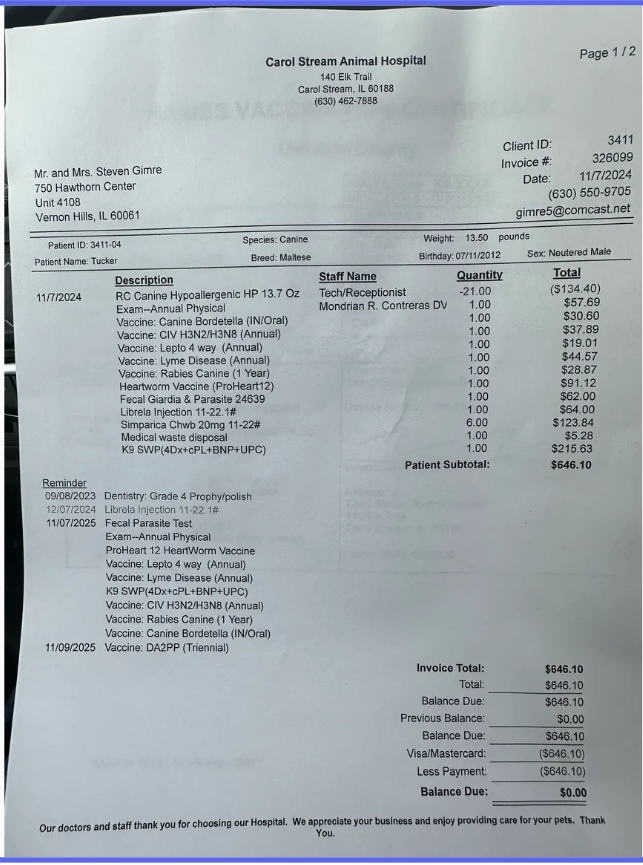
#> input picture data/input/Screenshot 2026-08-28 125053.png, 643 x 865 px; its folder holds only this picture in this run
$ python run_extract_test.py
#> lines starting #> are read from the running program, lines starting #| are printed output that depends on the picture; after the words box and inside, x2 and y2 are one past the last pixel; in counts of white or black regions, pixels touching at a corner belong together
### src/bill_ocr/preprocess.py
"""
Image preprocessing chain for OCR.

Pipeline: load -> grayscale -> (upscale if small) -> denoise -> deskew -> adaptive threshold

Each stage can optionally be written to disk (debug_dir) so the exact image
the OCR engine received is always inspectable.
"""

from __future__ import annotations

import logging
from pathlib import Path

import cv2
import numpy as np

from bill_ocr.errors import FileReadError

logger = logging.getLogger(__name__)

# below this min-side resolution, upscale 2x before anything else
MIN_SIDE_PX = 1500
# only correct tilts up to this many degrees; bigger "angles" are usually
# the detector misfiring on a busy image, not a genuinely rotated document
MAX_DESKEW_ANGLE = 15.0


def preprocess_image(path: str | Path, debug_dir: str | Path | None = None) -> np.ndarray:
    """
    Run the full cleanup chain on an image file.

    Returns:
        Binarized (black/white) numpy array ready for OCR.

    Raises:
        FileReadError: if the file cannot be read as an image.
    """
    path = Path(path)
    img = cv2.imread(str(path))
#> img is the input picture: shape (865, 643, 3); mean B, G, R 178.1, 173.3, 164.3
    if img is None:
        raise FileReadError(f"Could not read image: {path}")
    return preprocess_array(img, name=path.stem, debug_dir=debug_dir)


def preprocess_array(img: np.ndarray, name: str = "image",
                     debug_dir: str | Path | None = None) -> np.ndarray:
    """
    Same cleanup chain as preprocess_image, for an image already in memory
    (BGR or grayscale). Used for rendered PDF pages so nothing touches disk.
    """
#> called with name = 'Screenshot 2026-08-28 125053'
    debug = _DebugWriter(debug_dir, name)

    gray = cv2.cvtColor(img, cv2.COLOR_BGR2GRAY) if img.ndim == 3 else img
    debug.save("1_gray", gray)

    if min(gray.shape) < MIN_SIDE_PX:
        gray = cv2.resize(gray, None, fx=2.0, fy=2.0, interpolation=cv2.INTER_CUBIC)
#> gray: shape (1730, 1286)
        logger.info("%s: upscaled 2x to %dx%d", name, gray.shape[1], gray.shape[0])
        debug.save("2_upscaled", gray)

    denoised = cv2.fastNlMeansDenoising(gray, h=10)
    debug.save("3_denoised", denoised)

    angle = _detect_skew_angle(denoised)
    if abs(angle) > 0.1:
        denoised = _rotate(denoised, angle)
        logger.info("%s: deskewed by %.2f degrees", name, angle)
        debug.save("4_deskewed", denoised)

    binary = cv2.adaptiveThreshold(
        denoised,
        maxValue=255,
        adaptiveMethod=cv2.ADAPTIVE_THRESH_GAUSSIAN_C,
        thresholdType=cv2.THRESH_BINARY,
        blockSize=31,   # neighborhood size each local cutoff is computed from
        C=15,           # bias: how aggressively to call a pixel "white"
    )
    debug.save("5_binary", binary)

    return binary


def _detect_skew_angle(gray: np.ndarray) -> float:
    """
    Estimate document tilt: threshold to find text pixels, take the minimum-area
    rotated rectangle around them -- its angle approximates the document's angle.
    Returns 0.0 when detection is unreliable (angle beyond MAX_DESKEW_ANGLE).
    """
    # invert: text becomes white-on-black, which is what findNonZero needs
    inverted = cv2.bitwise_not(
        cv2.threshold(gray, 0, 255, cv2.THRESH_BINARY + cv2.THRESH_OTSU)[1]
    )
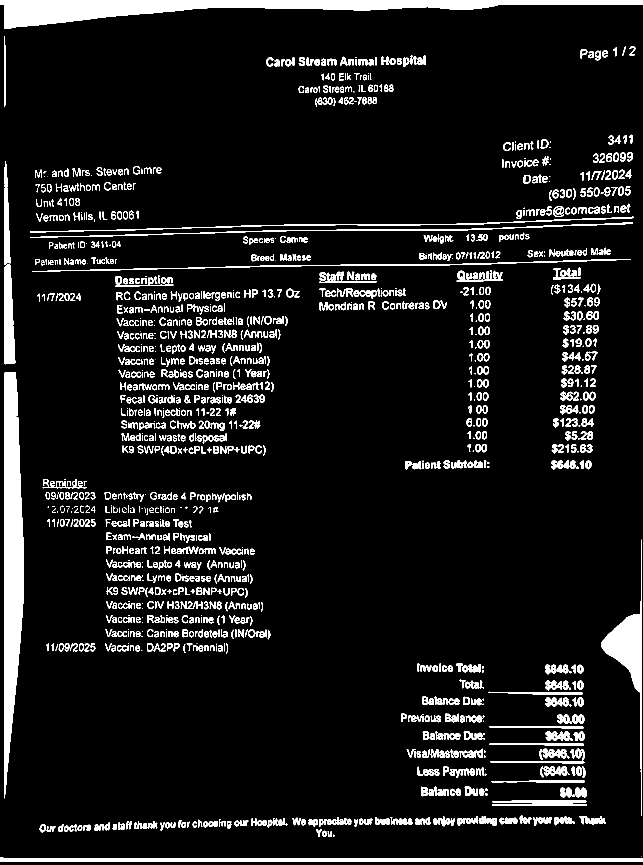
#> inverted: shape (1730, 1286) (shown at 1/2 size); 9.2% white; 1325 white regions (169 under 20 px), largest, box (x1, y1, x2, y2) and area: (0, 0, 1286, 58) 27741, (8, 744, 48, 1597) 23195, (0, 1715, 1286, 1724) 10295
    coords = cv2.findNonZero(inverted)
#> coords = contour of 205684 points, box (x1, y1, x2, y2) (0, 0, 1286, 1724), area 161616
    if coords is None:
        return 0.0

    angle = cv2.minAreaRect(coords)[-1]
#> angle = -90
    # OpenCV reports angles in [-90, 0); normalize to "small tilt around 0"
    if angle < -45:
        angle = -(90 + angle)
#> angle = 0
    else:
        angle = -angle

    if abs(angle) > MAX_DESKEW_ANGLE:
        logger.warning("Skew detector returned %.1f degrees -- ignoring as unreliable", angle)
        return 0.0
    return angle


# [10 lines left out: function _rotate, not called in this run]


class _DebugWriter:
    """Writes numbered intermediate images when a debug_dir is given."""

    def __init__(self, debug_dir: str | Path | None, stem: str):
        self.dir = Path(debug_dir) / stem if debug_dir else None
        if self.dir:
            self.dir.mkdir(parents=True, exist_ok=True)

    def save(self, stage: str, img: np.ndarray) -> None:
        if self.dir:
            cv2.imwrite(str(self.dir / f"{stage}.png"), img)

### src/bill_ocr/ocr.py
"""
OCR wrapper around Tesseract (pytesseract).

Returns not just text but per-word confidence scores, plus a document-level
confidence summary -- so downstream stages can distinguish "trustworthy read"
from "the engine was guessing".
"""

from __future__ import annotations

import logging
from dataclasses import dataclass, field
from pathlib import Path

import numpy as np
import pytesseract

from bill_ocr.errors import BillOCRError
from bill_ocr.preprocess import preprocess_image

logger = logging.getLogger(__name__)

# words below this confidence are counted as "low confidence" in the summary
LOW_CONF_THRESHOLD = 60


@dataclass
class OCRWord:
    text: str
    confidence: float
    # bounding box (pixels) -- lets us later locate a word on the page
    left: int
    top: int
    width: int
    height: int


@dataclass
class OCRResult:
    text: str                      # full recognized text, line breaks preserved
    words: list[OCRWord] = field(default_factory=list)
    mean_confidence: float = 0.0
    low_conf_count: int = 0

    @property
    def word_count(self) -> int:
        return len(self.words)


def ocr_array(binary_img: np.ndarray) -> OCRResult:
    """
    Run Tesseract on a preprocessed (binarized) image array.

    Raises:
        BillOCRError: if Tesseract itself fails to run.
    """
    try:
        data = pytesseract.image_to_data(
            binary_img,
            output_type=pytesseract.Output.DICT,
            config="--psm 6",  # assume a uniform block of text (good default for bills)
        )
    except pytesseract.TesseractError as e:
        raise BillOCRError(f"Tesseract failed: {e}") from e

    words: list[OCRWord] = []
    for i in range(len(data["text"])):
        word_text = data["text"][i].strip()
        conf = float(data["conf"][i])
        if not word_text or conf < 0:  # conf -1 marks non-word structural rows
            continue
        words.append(
            OCRWord(
                text=word_text,
                confidence=conf,
                left=data["left"][i],
                top=data["top"][i],
                width=data["width"][i],
                height=data["height"][i],
            )
        )

    full_text = pytesseract.image_to_string(binary_img, config="--psm 6")

    mean_conf = float(np.mean([w.confidence for w in words])) if words else 0.0
    low_conf = sum(1 for w in words if w.confidence < LOW_CONF_THRESHOLD)

    logger.info(
        "OCR: %d words, mean confidence %.1f, %d low-confidence",
        len(words), mean_conf, low_conf,
    )
    return OCRResult(
        text=full_text,
        words=words,
        mean_confidence=mean_conf,
        low_conf_count=low_conf,
    )


def ocr_image_file(path: str | Path, debug_dir: str | Path | None = None) -> OCRResult:
    """Convenience: preprocess an image file, then OCR it."""
    binary = preprocess_image(path, debug_dir=debug_dir)
#> in preprocess_array, `binary = cv2.adaptiveThreshold( denoised, maxValue=255, adaptiveMethod..`:
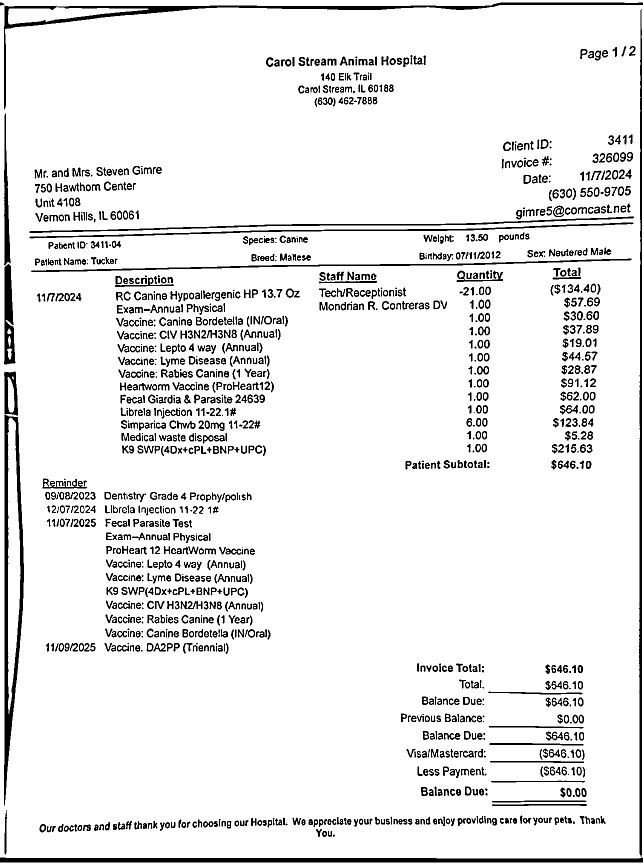
#> binary: shape (1730, 1286) (shown at 1/2 size); 92% white; 1445 black regions (167 under 20 px), largest, box (x1, y1, x2, y2) and area: (0, 1715, 1286, 1725) 11182, (8, 5, 1286, 219) 10077, (8, 829, 48, 1612) 10076
    return ocr_array(binary)

### run_extract_test.py
"""Temporary: full pipeline test -- OCR one bill image, extract fields, show JSON."""

import sys
import json
import logging
import pathlib

sys.path.insert(0, "src")
logging.basicConfig(level=logging.INFO, format="%(levelname)s %(message)s")

from bill_ocr.ocr import ocr_image_file
from bill_ocr.extract import extract_fields

image = sorted(pathlib.Path("data/input").glob("*.png"))[0]
print(f"=== {image.name} ===")

#> (the run stopped early here; a loop or call above may not have finished)

$ run again, on data/input/Screenshot 2026-08-28 125205.png
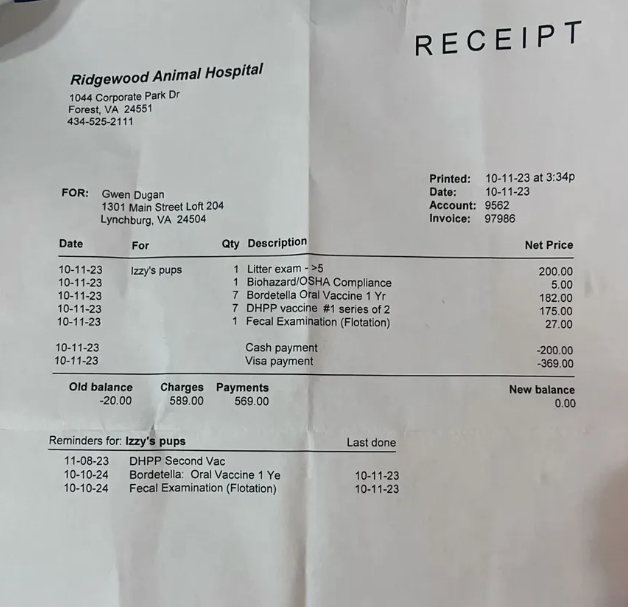
#> input picture data/input/Screenshot 2026-08-28 125205.png, 628 x 607 px
#> in preprocess_image, img is the input picture: shape (607, 628, 3); mean B, G, R 173.2, 175.1, 173.7
#> in _detect_skew_angle, `inverted = cv2.bitwise_not( cv2.threshold(gray, 0, 255, cv2.THRESH_BIN..`:
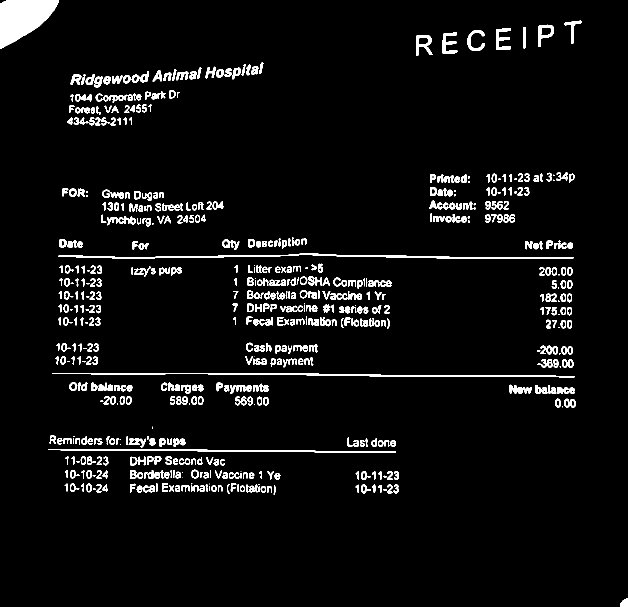
#> inverted: shape (1214, 1256) (shown at 1/2 size); 5% white; 592 white regions (63 under 20 px), largest, box (x1, y1, x2, y2) and area: (0, 0, 118, 97) 7228, (117, 506, 1147, 518) 3446, (105, 746, 1150, 755) 3231
#> coords = contour of 76937 points, box (x1, y1, x2, y2) (0, 0, 1256, 1214), area 23538
#> in _detect_skew_angle, `angle = cv2.minAreaRect(coords)[-1]`: angle = -87.75
#> in _detect_skew_angle, `angle = -(90 + angle)`: angle = -2.25
#> matrix = [[0.999, -0.0392, 24.3], [0.0392, 0.999, -24.18]]
#> in preprocess_array, `binary = cv2.adaptiveThreshold( denoised, maxValue=255, adaptiveMethod..`:
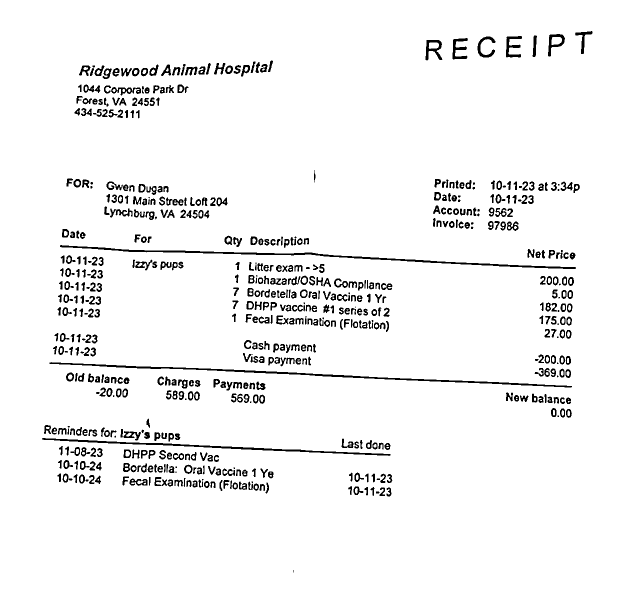
#> binary: shape (1214, 1256) (shown at 1/2 size); 95.3% white; 607 black regions (39 under 20 px), largest, box (x1, y1, x2, y2) and area: (120, 490, 1152, 538) 3856, (99, 724, 1144, 775) 3778, (84, 876, 781, 912) 2596
